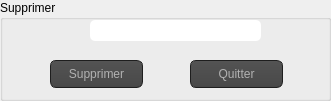
    <widget class="QGroupBox" name="groupBox">
     <property name="geometry">
      <rect>
       <x>600</x>
       <y>390</y>
       <width>331</width>
       <height>101</height>
      </rect>
     </property>
     <property name="title">
      <string>Supprimer</string>
     </property>
     <widget class="QPushButton" name="pushButton_12">
      <property name="geometry">
       <rect>
        <x>190</x>
        <y>60</y>
        <width>93</width>
        <height>28</height>
       </rect>
      </property>
      <property name="styleSheet">
       <string notr="true">QToolTip
{
     border: 1px solid black;
     background-color: #ffa02f;
     padding: 1px;
     border-radius: 3px;
     opacity: 100;
}

QWidget
{
    color: #b1b1b1;
    background-color: #323232;
}

QWidget:item:hover
{
    background-color: QLinearGradient( x1: 0, y1: 0, x2: 0, y2: 1, stop: 0 #ffa02f, stop: 1 #ca0619);
    color: #000000;
}

QWidget:item:selected
{
    background-color: QLinearGradient( x1: 0, y1: 0, x2: 0, y2: 1, stop: 0 #ffa02f, stop: 1 #d7801a);
}

QMenuBar::item
{
    background: transparent;
}

QMenuBar::item:selected
{
    background: transparent;
    border: 1px solid #ffaa00;
}

QMenuBar::item:pressed
{
    background: #444;
    border: 1px solid #000;
    background-color: QLinearGradient(
        x1:0, y1:0,
        x2:0, y2:1,
        stop:1 #212121,
        stop:0.4 #343434/*,
        stop:0.2 #343434,
        stop:0.1 #ffaa00*/
    );
    margin-bottom:-1px;
    padding-bottom:1px;
}

QMenu
{
    border: 1px solid #000;
}

QMenu::item
{
    padding: 2px 20px 2px 20px;
}

QMenu::item:selected
{
    color: #000000;
}

QWidget:disabled
{
    color: #404040;
    background-color: #323232;
}

QAbstractItemView
{
    background-color: QLinearGradient( x1: 0, y1: 0, x2: 0, y2: 1, stop: 0 #4d4d4d, stop: 0.1 #646464, stop: 1 #5d5d5d);
}

QWidget:focus
{
    /*border: 2px solid QLinearGradient( x1: 0, y1: 0, x2: 0, y2: 1, stop: 0 #ffa02f, stop: 1 #d7801a);*/
}

QLineEdit
{
    background-color: QLinearGradient( x1: 0, y1: 0, x2: 0, y2: 1, stop: 0 #4d4d4d, stop: 0 #646464, stop: 1 #5d5d5d);
    padding: 1px;
    border-style: solid;
    border: 1px solid #1e1e1e;
    border-radius: 5;
}

QPushButton
{
    color: #b1b1b1;
    background-color: QLinearGradient( x1: 0, y1: 0, x2: 0, y2: 1, stop: 0 #565656, stop: 0.1 #525252, stop: 0.5 #4e4e4e, stop: 0.9 #4a4a4a, stop: 1 #464646);
    border-width: 1px;
    border-color: #1e1e1e;
    border-style: solid;
    border-radius: 6;
    padding: 3px;
    font-size: 12px;
    padding-left: 5px;
    padding-right: 5px;
}

QPushButton:pressed
{
    background-color: QLinearGradient( x1: 0, y1: 0, x2: 0, y2: 1, stop: 0 #2d2d2d, stop: 0.1 #2b2b2b, stop: 0.5 #292929, stop: 0.9 #282828, stop: 1 #252525);
}

QComboBox
{
    selection-background-color: #ffaa00;
    background-color: QLinearGradient( x1: 0, y1: 0, x2: 0, y2: 1, stop: 0 #565656, stop: 0.1 #525252, stop: 0.5 #4e4e4e, stop: 0.9 #4a4a4a, stop: 1 #464646);
    border-style: solid;
    border: 1px solid #1e1e1e;
    border-radius: 5;
}

QComboBox:hover,QPushButton:hover
{
    border: 2px solid QLinearGradient( x1: 0, y1: 0, x2: 0, y2: 1, stop: 0 #ffa02f, stop: 1 #d7801a);
}


QComboBox:on
{
    padding-top: 3px;
    padding-left: 4px;
    background-color: QLinearGradient( x1: 0, y1: 0, x2: 0, y2: 1, stop: 0 #2d2d2d, stop: 0.1 #2b2b2b, stop: 0.5 #292929, stop: 0.9 #282828, stop: 1 #252525);
    selection-background-color: #ffaa00;
}

QComboBox QAbstractItemView
{
    border: 2px solid darkgray;
    selection-background-color: QLinearGradient( x1: 0, y1: 0, x2: 0, y2: 1, stop: 0 #ffa02f, stop: 1 #d7801a);
}

QComboBox::drop-down
{
     subcontrol-origin: padding;
     subcontrol-position: top right;
     width: 15px;

     border-left-width: 0px;
     border-left-color: darkgray;
     border-left-style: solid; /* just a single line */
     border-top-right-radius: 3px; /* same radius as the QComboBox */
     border-bottom-right-radius: 3px;
 }

QComboBox::down-arrow
{
     image: url(:/down_arrow.png);
}

QGroupBox:focus
{
border: 2px solid QLinearGradient( x1: 0, y1: 0, x2: 0, y2: 1, stop: 0 #ffa02f, stop: 1 #d7801a);
}

QTextEdit:focus
{
    border: 2px solid QLinearGradient( x1: 0, y1: 0, x2: 0, y2: 1, stop: 0 #ffa02f, stop: 1 #d7801a);
}

QScrollBar:horizontal {
     border: 1px solid #222222;
     background: QLinearGradient( x1: 0, y1: 0, x2: 0, y2: 1, stop: 0.0 #121212, stop: 0.2 #282828, stop: 1 #484848);
     height: 7px;
     margin: 0px 16px 0 16px;
}

QScrollBar::handle:horizontal
{
      background: QLinearGradient( x1: 0, y1: 0, x2: 1, y2: 0, stop: 0 #ffa02f, stop: 0.5 #d7801a, stop: 1 #ffa02f);
      min-height: 20px;
      border-radius: 2px;
}

QScrollBar::add-line:horizontal {
      border: 1px solid #1b1b19;
      border-radius: 2px;
      background: QLinearGradient( x1: 0, y1: 0, x2: 1, y2: 0, stop: 0 #ffa02f, stop: 1 #d7801a);
      width: 14px;
      subcontrol-position: right;
      subcontrol-origin: margin;
}

QScrollBar::sub-line:horizontal {
      border: 1px solid #1b1b19;
      border-radius: 2px;
      background: QLinearGradient( x1: 0, y1: 0, x2: 1, y2: 0, stop: 0 #ffa02f, stop: 1 #d7801a);
      width: 14px;
     subcontrol-position: left;
     subcontrol-origin: margin;
}

QScrollBar::right-arrow:horizontal, QScrollBar::left-arrow:horizontal
{
      border: 1px solid black;
      width: 1px;
      height: 1px;
      background: white;
}

QScrollBar::add-page:horizontal, QScrollBar::sub-page:horizontal
{
      background: none;
}

QScrollBar:vertical
{
      background: QLinearGradient( x1: 0, y1: 0, x2: 1, y2: 0, stop: 0.0 #121212, stop: 0.2 #282828, stop: 1 #484848);
      width: 7px;
      margin: 16px 0 16px 0;
      border: 1px solid #222222;
}

QScrollBar::handle:vertical
{
      background: QLinearGradient( x1: 0, y1: 0, x2: 0, y2: 1, stop: 0 #ffa02f, stop: 0.5 #d7801a, stop: 1 #ffa02f);
      min-height: 20px;
      border-radius: 2px;
}

QScrollBar::add-line:vertical
{
      border: 1px solid #1b1b19;
      border-radius: 2px;
      background: QLinearGradient( x1: 0, y1: 0, x2: 0, y2: 1, stop: 0 #ffa02f, stop: 1 #d7801a);
      height: 14px;
      subcontrol-position: bottom;
      subcontrol-origin: margin;
}

QScrollBar::sub-line:vertical
{
      border: 1px solid #1b1b19;
      border-radius: 2px;
      background: QLinearGradient( x1: 0, y1: 0, x2: 0, y2: 1, stop: 0 #d7801a, stop: 1 #ffa02f);
      height: 14px;
      subcontrol-position: top;
      subcontrol-origin: margin;
}

QScrollBar::up-arrow:vertical, QScrollBar::down-arrow:vertical
{
      border: 1px solid black;
      width: 1px;
      height: 1px;
      background: white;
}


QScrollBar::add-page:vertical, QScrollBar::sub-page:vertical
{
      background: none;
}

QTextEdit
{
    background-color: #242424;
}

QPlainTextEdit
{
    background-color: #242424;
}

QHeaderView::section
{
    background-color: QLinearGradient(x1:0, y1:0, x2:0, y2:1, stop:0 #616161, stop: 0.5 #505050, stop: 0.6 #434343, stop:1 #656565);
    color: white;
    padding-left: 4px;
    border: 1px solid #6c6c6c;
}

QCheckBox:disabled
{
color: #414141;
}

QDockWidget::title
{
    text-align: center;
    spacing: 3px; /* spacing between items in the tool bar */
    background-color: QLinearGradient(x1:0, y1:0, x2:0, y2:1, stop:0 #323232, stop: 0.5 #242424, stop:1 #323232);
}

QDockWidget::close-button, QDockWidget::float-button
{
    text-align: center;
    spacing: 1px; /* spacing between items in the tool bar */
    background-color: QLinearGradient(x1:0, y1:0, x2:0, y2:1, stop:0 #323232, stop: 0.5 #242424, stop:1 #323232);
}

QDockWidget::close-button:hover, QDockWidget::float-button:hover
{
    background: #242424;
}

QDockWidget::close-button:pressed, QDockWidget::float-button:pressed
{
    padding: 1px -1px -1px 1px;
}

QMainWindow::separator
{
    background-color: QLinearGradient(x1:0, y1:0, x2:0, y2:1, stop:0 #161616, stop: 0.5 #151515, stop: 0.6 #212121, stop:1 #343434);
    color: white;
    padding-left: 4px;
    border: 1px solid #4c4c4c;
    spacing: 3px; /* spacing between items in the tool bar */
}

QMainWindow::separator:hover
{

    background-color: QLinearGradient(x1:0, y1:0, x2:0, y2:1, stop:0 #d7801a, stop:0.5 #b56c17 stop:1 #ffa02f);
    color: white;
    padding-left: 4px;
    border: 1px solid #6c6c6c;
    spacing: 3px; /* spacing between items in the tool bar */
}

QToolBar::handle
{
     spacing: 3px; /* spacing between items in the tool bar */
     background: url(:/images/handle.png);
}

QMenu::separator
{
    height: 2px;
    background-color: QLinearGradient(x1:0, y1:0, x2:0, y2:1, stop:0 #161616, stop: 0.5 #151515, stop: 0.6 #212121, stop:1 #343434);
    color: white;
    padding-left: 4px;
    margin-left: 10px;
    margin-right: 5px;
}

QProgressBar
{
    border: 2px solid grey;
    border-radius: 5px;
    text-align: center;
}

QProgressBar::chunk
{
    background-color: #d7801a;
    width: 2.15px;
    margin: 0.5px;
}

QTabBar::tab {
    color: #b1b1b1;
    border: 1px solid #444;
    border-bottom-style: none;
    background-color: #323232;
    padding-left: 10px;
    padding-right: 10px;
    padding-top: 3px;
    padding-bottom: 2px;
    margin-right: -1px;
}

QTabWidget::pane {
    border: 1px solid #444;
    top: 1px;
}

QTabBar::tab:last
{
    margin-right: 0; /* the last selected tab has nothing to overlap with on the right */
    border-top-right-radius: 3px;
}

QTabBar::tab:first:!selected
{
 margin-left: 0px; /* the last selected tab has nothing to overlap with on the right */


    border-top-left-radius: 3px;
}

QTabBar::tab:!selected
{
    color: #b1b1b1;
    border-bottom-style: solid;
    margin-top: 3px;
    background-color: QLinearGradient(x1:0, y1:0, x2:0, y2:1, stop:1 #212121, stop:.4 #343434);
}

QTabBar::tab:selected
{
    border-top-left-radius: 3px;
    border-top-right-radius: 3px;
    margin-bottom: 0px;
}

QTabBar::tab:!selected:hover
{
    /*border-top: 2px solid #ffaa00;
    padding-bottom: 3px;*/
    border-top-left-radius: 3px;
    border-top-right-radius: 3px;
    background-color: QLinearGradient(x1:0, y1:0, x2:0, y2:1, stop:1 #212121, stop:0.4 #343434, stop:0.2 #343434, stop:0.1 #ffaa00);
}

QRadioButton::indicator:checked, QRadioButton::indicator:unchecked{
    color: #b1b1b1;
    background-color: #323232;
    border: 1px solid #b1b1b1;
    border-radius: 6px;
}

QRadioButton::indicator:checked
{
    background-color: qradialgradient(
        cx: 0.5, cy: 0.5,
        fx: 0.5, fy: 0.5,
        radius: 1.0,
        stop: 0.25 #ffaa00,
        stop: 0.3 #323232
    );
}

QCheckBox::indicator{
    color: #b1b1b1;
    background-color: #323232;
    border: 1px solid #b1b1b1;
    width: 9px;
    height: 9px;
}

QRadioButton::indicator
{
    border-radius: 6px;
}

QRadioButton::indicator:hover, QCheckBox::indicator:hover
{
    border: 1px solid #ffaa00;
}

QCheckBox::indicator:checked
{
    image:url(:/images/checkbox.png);
}

QCheckBox::indicator:disabled, QRadioButton::indicator:disabled
{
    border: 1px solid #444;
}</string>
      </property>
      <property name="text">
       <string>Quitter</string>
      </property>
     </widget>
     <widget class="QPushButton" name="pushButton_suprimer_ingr">
      <property name="geometry">
       <rect>
        <x>50</x>
        <y>60</y>
        <width>93</width>
        <height>28</height>
       </rect>
      </property>
      <property name="styleSheet">
       <string notr="true">QToolTip
{
     border: 1px solid black;
     background-color: #ffa02f;
     padding: 1px;
     border-radius: 3px;
     opacity: 100;
}

QWidget
{
    color: #b1b1b1;
    background-color: #323232;
}

QWidget:item:hover
{
    background-color: QLinearGradient( x1: 0, y1: 0, x2: 0, y2: 1, stop: 0 #ffa02f, stop: 1 #ca0619);
    color: #000000;
}

QWidget:item:selected
{
    background-color: QLinearGradient( x1: 0, y1: 0, x2: 0, y2: 1, stop: 0 #ffa02f, stop: 1 #d7801a);
}

QMenuBar::item
{
    background: transparent;
}

QMenuBar::item:selected
{
    background: transparent;
    border: 1px solid #ffaa00;
}

QMenuBar::item:pressed
{
    background: #444;
    border: 1px solid #000;
    background-color: QLinearGradient(
        x1:0, y1:0,
        x2:0, y2:1,
        stop:1 #212121,
        stop:0.4 #343434/*,
        stop:0.2 #343434,
        stop:0.1 #ffaa00*/
    );
    margin-bottom:-1px;
    padding-bottom:1px;
}

QMenu
{
    border: 1px solid #000;
}

QMenu::item
{
    padding: 2px 20px 2px 20px;
}

QMenu::item:selected
{
    color: #000000;
}

QWidget:disabled
{
    color: #404040;
    background-color: #323232;
}

QAbstractItemView
{
    background-color: QLinearGradient( x1: 0, y1: 0, x2: 0, y2: 1, stop: 0 #4d4d4d, stop: 0.1 #646464, stop: 1 #5d5d5d);
}

QWidget:focus
{
    /*border: 2px solid QLinearGradient( x1: 0, y1: 0, x2: 0, y2: 1, stop: 0 #ffa02f, stop: 1 #d7801a);*/
}

QLineEdit
{
    background-color: QLinearGradient( x1: 0, y1: 0, x2: 0, y2: 1, stop: 0 #4d4d4d, stop: 0 #646464, stop: 1 #5d5d5d);
    padding: 1px;
    border-style: solid;
    border: 1px solid #1e1e1e;
    border-radius: 5;
}

QPushButton
{
    color: #b1b1b1;
    background-color: QLinearGradient( x1: 0, y1: 0, x2: 0, y2: 1, stop: 0 #565656, stop: 0.1 #525252, stop: 0.5 #4e4e4e, stop: 0.9 #4a4a4a, stop: 1 #464646);
    border-width: 1px;
    border-color: #1e1e1e;
    border-style: solid;
    border-radius: 6;
    padding: 3px;
    font-size: 12px;
    padding-left: 5px;
    padding-right: 5px;
}

QPushButton:pressed
{
    background-color: QLinearGradient( x1: 0, y1: 0, x2: 0, y2: 1, stop: 0 #2d2d2d, stop: 0.1 #2b2b2b, stop: 0.5 #292929, stop: 0.9 #282828, stop: 1 #252525);
}

QComboBox
{
    selection-background-color: #ffaa00;
    background-color: QLinearGradient( x1: 0, y1: 0, x2: 0, y2: 1, stop: 0 #565656, stop: 0.1 #525252, stop: 0.5 #4e4e4e, stop: 0.9 #4a4a4a, stop: 1 #464646);
    border-style: solid;
    border: 1px solid #1e1e1e;
    border-radius: 5;
}

QComboBox:hover,QPushButton:hover
{
    border: 2px solid QLinearGradient( x1: 0, y1: 0, x2: 0, y2: 1, stop: 0 #ffa02f, stop: 1 #d7801a);
}


QComboBox:on
{
    padding-top: 3px;
    padding-left: 4px;
    background-color: QLinearGradient( x1: 0, y1: 0, x2: 0, y2: 1, stop: 0 #2d2d2d, stop: 0.1 #2b2b2b, stop: 0.5 #292929, stop: 0.9 #282828, stop: 1 #252525);
    selection-background-color: #ffaa00;
}

QComboBox QAbstractItemView
{
    border: 2px solid darkgray;
    selection-background-color: QLinearGradient( x1: 0, y1: 0, x2: 0, y2: 1, stop: 0 #ffa02f, stop: 1 #d7801a);
}

QComboBox::drop-down
{
     subcontrol-origin: padding;
     subcontrol-position: top right;
     width: 15px;

     border-left-width: 0px;
     border-left-color: darkgray;
     border-left-style: solid; /* just a single line */
     border-top-right-radius: 3px; /* same radius as the QComboBox */
     border-bottom-right-radius: 3px;
 }

QComboBox::down-arrow
{
     image: url(:/down_arrow.png);
}

QGroupBox:focus
{
border: 2px solid QLinearGradient( x1: 0, y1: 0, x2: 0, y2: 1, stop: 0 #ffa02f, stop: 1 #d7801a);
}

QTextEdit:focus
{
    border: 2px solid QLinearGradient( x1: 0, y1: 0, x2: 0, y2: 1, stop: 0 #ffa02f, stop: 1 #d7801a);
}

QScrollBar:horizontal {
     border: 1px solid #222222;
     background: QLinearGradient( x1: 0, y1: 0, x2: 0, y2: 1, stop: 0.0 #121212, stop: 0.2 #282828, stop: 1 #484848);
     height: 7px;
     margin: 0px 16px 0 16px;
}

QScrollBar::handle:horizontal
{
      background: QLinearGradient( x1: 0, y1: 0, x2: 1, y2: 0, stop: 0 #ffa02f, stop: 0.5 #d7801a, stop: 1 #ffa02f);
      min-height: 20px;
      border-radius: 2px;
}

QScrollBar::add-line:horizontal {
      border: 1px solid #1b1b19;
      border-radius: 2px;
      background: QLinearGradient( x1: 0, y1: 0, x2: 1, y2: 0, stop: 0 #ffa02f, stop: 1 #d7801a);
      width: 14px;
      subcontrol-position: right;
      subcontrol-origin: margin;
}

QScrollBar::sub-line:horizontal {
      border: 1px solid #1b1b19;
      border-radius: 2px;
      background: QLinearGradient( x1: 0, y1: 0, x2: 1, y2: 0, stop: 0 #ffa02f, stop: 1 #d7801a);
      width: 14px;
     subcontrol-position: left;
     subcontrol-origin: margin;
}

QScrollBar::right-arrow:horizontal, QScrollBar::left-arrow:horizontal
{
      border: 1px solid black;
      width: 1px;
      height: 1px;
      background: white;
}

QScrollBar::add-page:horizontal, QScrollBar::sub-page:horizontal
{
      background: none;
}

QScrollBar:vertical
{
      background: QLinearGradient( x1: 0, y1: 0, x2: 1, y2: 0, stop: 0.0 #121212, stop: 0.2 #282828, stop: 1 #484848);
      width: 7px;
      margin: 16px 0 16px 0;
      border: 1px solid #222222;
}

QScrollBar::handle:vertical
{
      background: QLinearGradient( x1: 0, y1: 0, x2: 0, y2: 1, stop: 0 #ffa02f, stop: 0.5 #d7801a, stop: 1 #ffa02f);
      min-height: 20px;
      border-radius: 2px;
}

QScrollBar::add-line:vertical
{
      border: 1px solid #1b1b19;
      border-radius: 2px;
      background: QLinearGradient( x1: 0, y1: 0, x2: 0, y2: 1, stop: 0 #ffa02f, stop: 1 #d7801a);
      height: 14px;
      subcontrol-position: bottom;
      subcontrol-origin: margin;
}

QScrollBar::sub-line:vertical
{
      border: 1px solid #1b1b19;
      border-radius: 2px;
      background: QLinearGradient( x1: 0, y1: 0, x2: 0, y2: 1, stop: 0 #d7801a, stop: 1 #ffa02f);
      height: 14px;
      subcontrol-position: top;
      subcontrol-origin: margin;
}

QScrollBar::up-arrow:vertical, QScrollBar::down-arrow:vertical
{
      border: 1px solid black;
      width: 1px;
      height: 1px;
      background: white;
}


QScrollBar::add-page:vertical, QScrollBar::sub-page:vertical
{
      background: none;
}

QTextEdit
{
    background-color: #242424;
}

QPlainTextEdit
{
    background-color: #242424;
}

QHeaderView::section
{
    background-color: QLinearGradient(x1:0, y1:0, x2:0, y2:1, stop:0 #616161, stop: 0.5 #505050, stop: 0.6 #434343, stop:1 #656565);
    color: white;
    padding-left: 4px;
    border: 1px solid #6c6c6c;
}

QCheckBox:disabled
{
color: #414141;
}

QDockWidget::title
{
    text-align: center;
    spacing: 3px; /* spacing between items in the tool bar */
    background-color: QLinearGradient(x1:0, y1:0, x2:0, y2:1, stop:0 #323232, stop: 0.5 #242424, stop:1 #323232);
}

QDockWidget::close-button, QDockWidget::float-button
{
    text-align: center;
    spacing: 1px; /* spacing between items in the tool bar */
    background-color: QLinearGradient(x1:0, y1:0, x2:0, y2:1, stop:0 #323232, stop: 0.5 #242424, stop:1 #323232);
}

QDockWidget::close-button:hover, QDockWidget::float-button:hover
{
    background: #242424;
}

QDockWidget::close-button:pressed, QDockWidget::float-button:pressed
{
    padding: 1px -1px -1px 1px;
}

QMainWindow::separator
{
    background-color: QLinearGradient(x1:0, y1:0, x2:0, y2:1, stop:0 #161616, stop: 0.5 #151515, stop: 0.6 #212121, stop:1 #343434);
    color: white;
    padding-left: 4px;
    border: 1px solid #4c4c4c;
    spacing: 3px; /* spacing between items in the tool bar */
}

QMainWindow::separator:hover
{

    background-color: QLinearGradient(x1:0, y1:0, x2:0, y2:1, stop:0 #d7801a, stop:0.5 #b56c17 stop:1 #ffa02f);
    color: white;
    padding-left: 4px;
    border: 1px solid #6c6c6c;
    spacing: 3px; /* spacing between items in the tool bar */
}

QToolBar::handle
{
     spacing: 3px; /* spacing between items in the tool bar */
     background: url(:/images/handle.png);
}

QMenu::separator
{
    height: 2px;
    background-color: QLinearGradient(x1:0, y1:0, x2:0, y2:1, stop:0 #161616, stop: 0.5 #151515, stop: 0.6 #212121, stop:1 #343434);
    color: white;
    padding-left: 4px;
    margin-left: 10px;
    margin-right: 5px;
}

QProgressBar
{
    border: 2px solid grey;
    border-radius: 5px;
    text-align: center;
}

QProgressBar::chunk
{
    background-color: #d7801a;
    width: 2.15px;
    margin: 0.5px;
}

QTabBar::tab {
    color: #b1b1b1;
    border: 1px solid #444;
    border-bottom-style: none;
    background-color: #323232;
    padding-left: 10px;
    padding-right: 10px;
    padding-top: 3px;
    padding-bottom: 2px;
    margin-right: -1px;
}

QTabWidget::pane {
    border: 1px solid #444;
    top: 1px;
}

QTabBar::tab:last
{
    margin-right: 0; /* the last selected tab has nothing to overlap with on the right */
    border-top-right-radius: 3px;
}

QTabBar::tab:first:!selected
{
 margin-left: 0px; /* the last selected tab has nothing to overlap with on the right */


    border-top-left-radius: 3px;
}

QTabBar::tab:!selected
{
    color: #b1b1b1;
    border-bottom-style: solid;
    margin-top: 3px;
    background-color: QLinearGradient(x1:0, y1:0, x2:0, y2:1, stop:1 #212121, stop:.4 #343434);
}

QTabBar::tab:selected
{
    border-top-left-radius: 3px;
    border-top-right-radius: 3px;
    margin-bottom: 0px;
}

QTabBar::tab:!selected:hover
{
    /*border-top: 2px solid #ffaa00;
    padding-bottom: 3px;*/
    border-top-left-radius: 3px;
    border-top-right-radius: 3px;
    background-color: QLinearGradient(x1:0, y1:0, x2:0, y2:1, stop:1 #212121, stop:0.4 #343434, stop:0.2 #343434, stop:0.1 #ffaa00);
}

QRadioButton::indicator:checked, QRadioButton::indicator:unchecked{
    color: #b1b1b1;
    background-color: #323232;
    border: 1px solid #b1b1b1;
    border-radius: 6px;
}

QRadioButton::indicator:checked
{
    background-color: qradialgradient(
        cx: 0.5, cy: 0.5,
        fx: 0.5, fy: 0.5,
        radius: 1.0,
        stop: 0.25 #ffaa00,
        stop: 0.3 #323232
    );
}

QCheckBox::indicator{
    color: #b1b1b1;
    background-color: #323232;
    border: 1px solid #b1b1b1;
    width: 9px;
    height: 9px;
}

QRadioButton::indicator
{
    border-radius: 6px;
}

QRadioButton::indicator:hover, QCheckBox::indicator:hover
{
    border: 1px solid #ffaa00;
}

QCheckBox::indicator:checked
{
    image:url(:/images/checkbox.png);
}

QCheckBox::indicator:disabled, QRadioButton::indicator:disabled
{
    border: 1px solid #444;
}</string>
      </property>
      <property name="text">
       <string>Supprimer</string>
      </property>
     </widget>
     <widget class="QLineEdit" name="lineEdit_ingr_suppr">
      <property name="geometry">
       <rect>
        <x>90</x>
        <y>20</y>
        <width>171</width>
        <height>21</height>
       </rect>
      </property>
      <property name="styleSheet">
       <string notr="true">QLineEdit{
    background-color: white;
    box-shadow: 2px 0.5px 5px 1px inset black;
    border-radius: 5px;
    width: 70%;
    padding-right: 10px;
    padding-left: 10px;
    text-align: left;
    color: #000;
    font-size:inherit;
    font-family: Arial, Helvetica, sans-serif;  
    font-weight:normal;
    font-variant:normal;
}
QLineEdit::hover{  color: black ;
background-color:orange;}
QLineEdit::focus{  color: black ;
background-color:white;}</string>
      </property>
     </widget>
    </widget>
